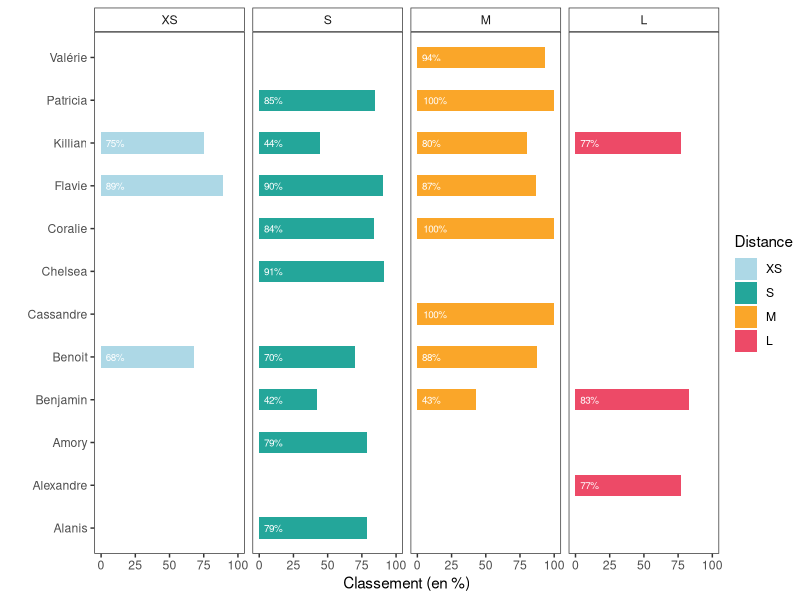

Reproduce this figure in R.
## ---- chunk 1

library(readxl)
library(kableExtra)
library(tidyverse)

df_triathlon <- read_excel("tri/triathlon.xlsx") %>%
  filter(Pourc != "NA") %>% 
  filter(temps_f_min != "DNF") %>% 
  filter(all_cyc != "NA") %>%
  mutate(
    Pourc = ifelse(is.na(as.numeric(Pourc)), NA, 
                   round(as.numeric(Pourc), 0)),
    t_nat = ifelse(is.na(t_nat), NA, 
                   format(as.POSIXct(t_nat, format="%H:%M:%S"), "%H:%M:%S")),
    all_nat = ifelse(is.na(all_nat), NA,
                     format(as.POSIXct(all_nat, format="%H:%M:%S"), "%H:%M:%S")),
    tran1 = ifelse(is.na(tran1), NA, 
                   format(as.POSIXct(tran1, format="%H:%M:%S"), "%H:%M:%S")),
    t_cyc = ifelse(is.na(t_cyc), NA, 
                   format(as.POSIXct(t_cyc, format="%H:%M:%S"), "%H:%M:%S")),
    all_cyc = ifelse(is.na(all_cyc), NA, 
                     round(as.numeric(all_cyc), 2)),
    tran2 = ifelse(is.na(tran2), NA,
                   format(as.POSIXct(tran2, format="%H:%M:%S"), "%H:%M:%S")),
    t_cap = ifelse(is.na(t_cap), NA, 
                   format(as.POSIXct(t_cap, format="%H:%M:%S"), "%H:%M:%S")),
    all_cap = ifelse(is.na(all_cap), NA, 
                     format(as.POSIXct(all_cap, format="%H:%M:%S"), "%H:%M:%S")),
    temps_f_min = ifelse(is.na(as.Date(as.numeric(temps_f_min))), NA, 
                        format(as.POSIXct(as.Date(as.numeric(temps_f_min)), format="%H:%M:%S"), "%H:%M:%S")),
    ecart_prem = ifelse(is.na(as.Date(as.numeric(ecart_prem))), NA, 
                        format(as.POSIXct(as.Date(as.numeric(ecart_prem)), format="%H:%M:%S"), "%H:%M:%S"))
    )
## ---- chunk 2

df_triathlon %>%
  dplyr::select(-c(Cat, Classement, Total, cl_nat, rem_cyc, cl_cyc, rem_cap, cl_cap, ecart_prem)) %>%
  mutate(Type = ifelse(grepl("S", Type), "S",
                ifelse(grepl("M", Type), "M",
                ifelse(grepl("L", Type), "L", NA)))) %>% 
  group_by(Date, Course, Type) %>% summarise(Personne = toString(Nom)) %>% 
  arrange(desc(Date), Type) %>% 
  kbl() %>%
  kable_styling() 
## ---- chunk 3

library(tidyverse)
library(readxl)

data_exploded <- df_triathlon %>%
  filter(grepl("Team", Type)) %>%
  mutate(Noms = str_extract(Nom, "\\((.*)\\)"),
         Noms = str_remove_all(Noms, "[\\(\\)]"),
         Noms = str_split(Noms, ",\\s*")) %>%
  unnest(Noms) %>%
  group_by(Nom) %>%
  mutate(Position = row_number()) %>%
  ungroup() %>%
  mutate(Nom = Noms) %>%
  dplyr::select(-Noms)

data_exploded <- data_exploded %>%
  mutate(across(contains(c("cyc", "cap", "tran")),
                ~ if_else(Position == 1, NA, .),
                .names = "{col}")) 

data_exploded <- data_exploded %>%
  mutate(across(contains(c("nat", "cap", "tran")),
                ~ if_else(Position == 2, NA, .),
                .names = "{col}"))

data_exploded <- data_exploded %>%
  mutate(across(contains(c("nat", "cyc", "tran")),
                ~ if_else(Position == 3, NA, .),
                .names = "{col}"))

data_exploded <- data_exploded %>%
  dplyr::select(-Position)

df_triathlon <- df_triathlon %>%
  filter(!grepl("Team", Type)) %>%
  rbind(data_exploded)

plot <- df_triathlon %>% 
  filter(Nom != "Mathis") %>%
  filter(Nom != "Antoine") %>% 
  mutate(Type =  ifelse(grepl("XS", Type), "XS",
                 ifelse(grepl("S", Type), "S",
                 ifelse(grepl("M", Type), "M",
                 ifelse(grepl("L", Type), "L",
                 ifelse(grepl("XL", Type), "XL", NA)))))) %>% 
  group_by(Nom, Type) %>% summarise(Pourc = mean(Pourc, na.rm = TRUE), .groups = "drop") %>% 
  mutate(Type = ifelse(Type %in% c("XS", "XS Team"), "XS", 
                       ifelse(Type %in% c("S", "S Team"), "S",
                              ifelse(Type %in% c("M", "M Team"), "M",
                                     ifelse(Type %in% c("L", "L Team"), "L",
                                            ifelse(Type %in% c("XL", "XL Team"), "XL", NA)))))) %>% 
  mutate(Type = factor(Type, levels = c("XS", "S", "M", "L", "XL"))) %>% 
  ggplot(aes(x = Pourc, y = Nom)) + 
  geom_col(aes(fill = Type), width = 0.5) + 
  theme_test() + 
  theme(strip.background = element_rect(fill = "white")) +
  scale_x_continuous(limits = c(0, 100)) + 
  labs(x = "Classement (en %)", y = "", fill = "Distance") + 
  scale_fill_manual(values = c("XS" = "lightblue", "S" = "#24a69a", "M" = "#faa629", "L" = "#ed4a67")) + 
  facet_wrap(~Type, ncol = 4) +
  geom_text(aes(x = 0, y = Nom, label = paste0(round(Pourc, 0), "%")), hjust = -0.25, size = 2.5, color = "white")
## ---- chunk 4

print(plot)
